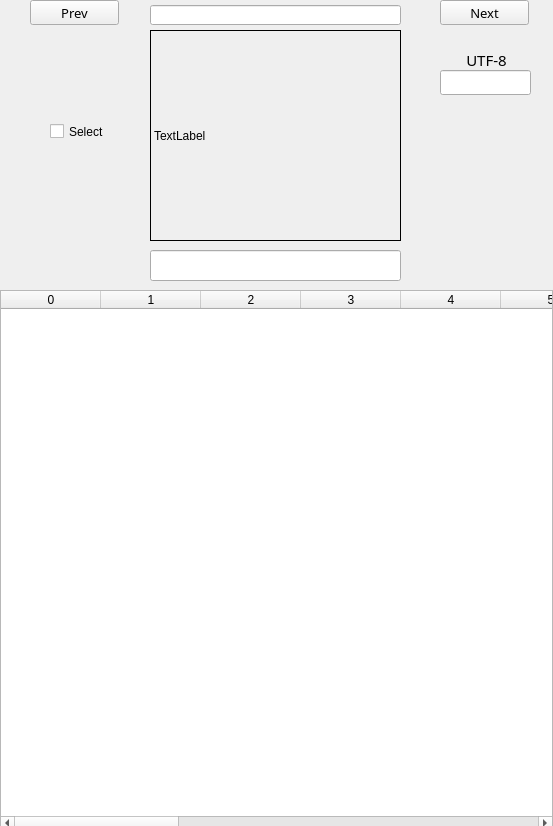
<?xml version="1.0" encoding="UTF-8"?>
<ui version="4.0">
 <class>Form</class>
 <widget class="QWidget" name="Form">
  <property name="geometry">
   <rect>
    <x>0</x>
    <y>0</y>
    <width>553</width>
    <height>826</height>
   </rect>
  </property>
  <property name="windowTitle">
   <string>Form</string>
  </property>
  <widget class="QTableWidget" name="tableWidget_2">
   <property name="geometry">
    <rect>
     <x>0</x>
     <y>290</y>
     <width>553</width>
     <height>541</height>
    </rect>
   </property>
   <column>
    <property name="text">
     <string>0</string>
    </property>
   </column>
   <column>
    <property name="text">
     <string>1</string>
    </property>
   </column>
   <column>
    <property name="text">
     <string>2</string>
    </property>
   </column>
   <column>
    <property name="text">
     <string>3</string>
    </property>
   </column>
   <column>
    <property name="text">
     <string>4</string>
    </property>
   </column>
   <column>
    <property name="text">
     <string>5</string>
    </property>
   </column>
   <column>
    <property name="text">
     <string>6</string>
    </property>
   </column>
   <column>
    <property name="text">
     <string>7</string>
    </property>
   </column>
   <column>
    <property name="text">
     <string>8</string>
    </property>
   </column>
   <column>
    <property name="text">
     <string>9</string>
    </property>
   </column>
   <column>
    <property name="text">
     <string>A</string>
    </property>
   </column>
   <column>
    <property name="text">
     <string>B</string>
    </property>
   </column>
   <column>
    <property name="text">
     <string>C</string>
    </property>
   </column>
   <column>
    <property name="text">
     <string>D</string>
    </property>
   </column>
   <column>
    <property name="text">
     <string>E</string>
    </property>
   </column>
   <column>
    <property name="text">
     <string>F</string>
    </property>
   </column>
  </widget>
  <widget class="QLabel" name="label">
   <property name="geometry">
    <rect>
     <x>150</x>
     <y>30</y>
     <width>251</width>
     <height>211</height>
    </rect>
   </property>
   <property name="frameShape">
    <enum>QFrame::Box</enum>
   </property>
   <property name="text">
    <string>TextLabel</string>
   </property>
  </widget>
  <widget class="QLineEdit" name="GlyphName">
   <property name="geometry">
    <rect>
     <x>150</x>
     <y>250</y>
     <width>251</width>
     <height>31</height>
    </rect>
   </property>
  </widget>
  <widget class="QLineEdit" name="GlyphFileName">
   <property name="geometry">
    <rect>
     <x>150</x>
     <y>5</y>
     <width>251</width>
     <height>20</height>
    </rect>
   </property>
  </widget>
  <widget class="QCheckBox" name="checkBox">
   <property name="geometry">
    <rect>
     <x>50</x>
     <y>120</y>
     <width>92</width>
     <height>23</height>
    </rect>
   </property>
   <property name="text">
    <string>Select</string>
   </property>
  </widget>
  <widget class="QPushButton" name="pushButton">
   <property name="geometry">
    <rect>
     <x>440</x>
     <y>0</y>
     <width>89</width>
     <height>25</height>
    </rect>
   </property>
   <property name="font">
    <font>
     <family>FROMVS</family>
     <pointsize>10</pointsize>
    </font>
   </property>
   <property name="text">
    <string>Next</string>
   </property>
  </widget>
  <widget class="QPushButton" name="pushButton_2">
   <property name="geometry">
    <rect>
     <x>30</x>
     <y>0</y>
     <width>89</width>
     <height>25</height>
    </rect>
   </property>
   <property name="font">
    <font>
     <family>FROMVS</family>
     <pointsize>10</pointsize>
    </font>
   </property>
   <property name="text">
    <string>Prev</string>
   </property>
  </widget>
  <widget class="QLineEdit" name="lineEdit">
   <property name="geometry">
    <rect>
     <x>440</x>
     <y>70</y>
     <width>91</width>
     <height>25</height>
    </rect>
   </property>
   <property name="text">
    <string/>
   </property>
  </widget>
  <widget class="QLabel" name="label_2">
   <property name="geometry">
    <rect>
     <x>446</x>
     <y>50</y>
     <width>81</width>
     <height>20</height>
    </rect>
   </property>
   <property name="font">
    <font>
     <family>FROMVS</family>
     <pointsize>11</pointsize>
    </font>
   </property>
   <property name="text">
    <string>UTF-8</string>
   </property>
   <property name="alignment">
    <set>Qt::AlignCenter</set>
   </property>
  </widget>
 </widget>
 <resources/>
 <connections/>
</ui>
